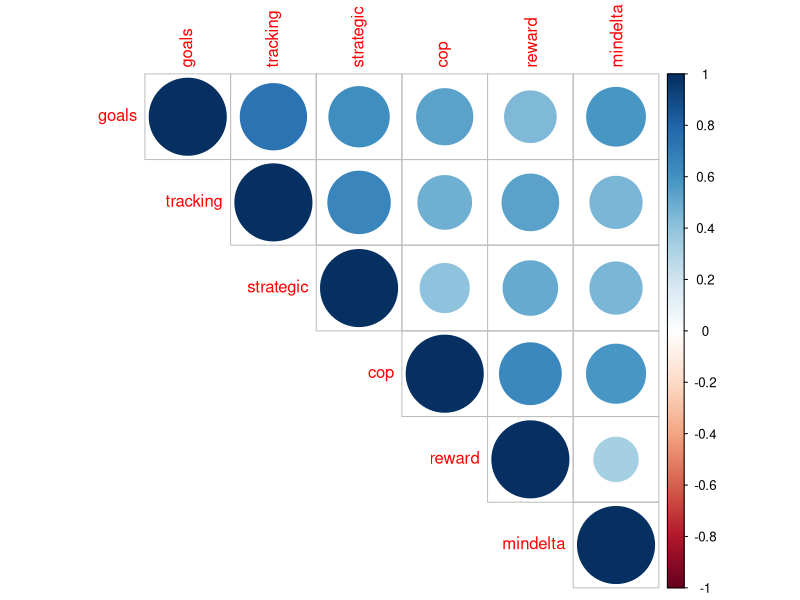

The R source for this figure:
library(corrplot)

args <- commandArgs(TRUE)
outFile = args[1]

survey <- read.csv("survey_results.csv",head=TRUE)

likertcols <- subset(survey,
        select = c('strategic','tracking','goals',
                   'mindelta','cop','reward')
    )

# Set NA to zero
#likertcols[is.na(likertcols)] <- 0

corrmatrix <- cor(likertcols, method="spearman", use = "complete.obs")
print(corrmatrix)
png(outFile)
corrplot(corrmatrix, type='upper', method='circle', order='FPC')

# See https://cran.r-project.org/web/packages/corrplot/vignettes/corrplot-intro.html
# and also http://www.sthda.com/english/wiki/correlation-matrix-a-quick-start-guide-to-analyze-format-and-visualize-a-correlation-matrix-using-r-software
